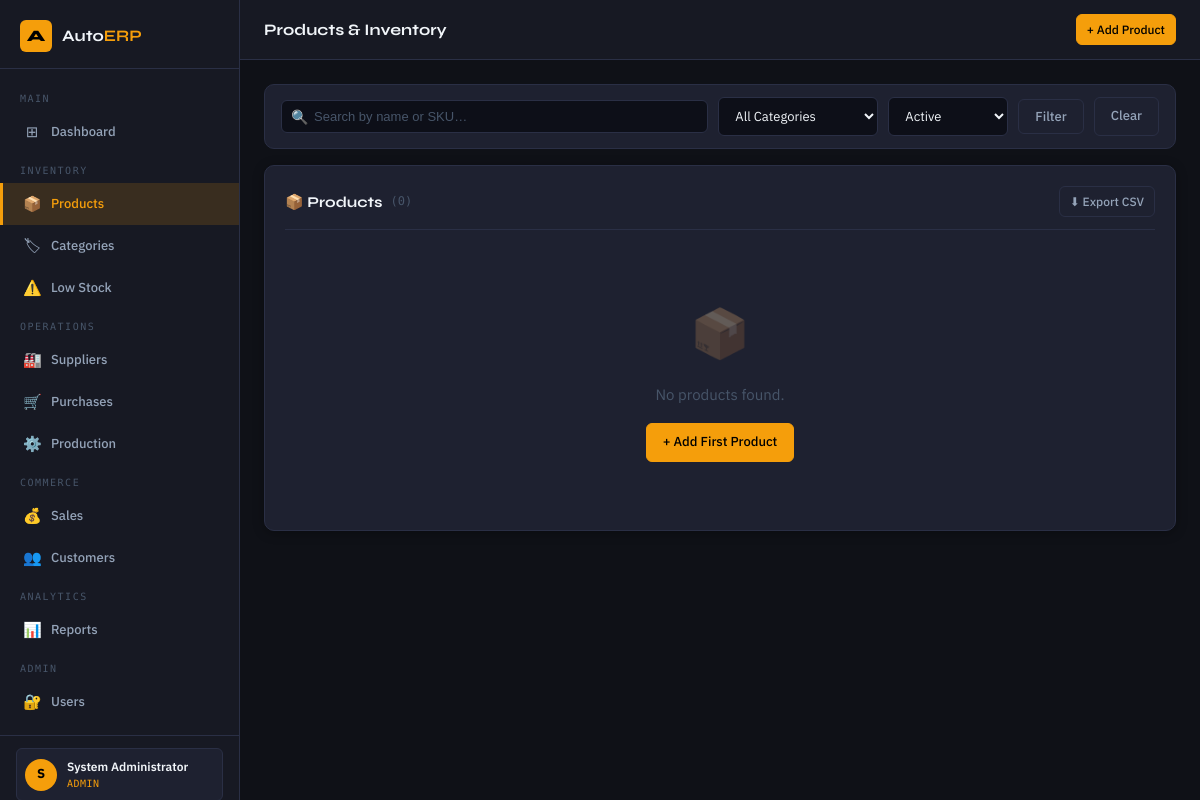
The page /inventory/ (signed in) on the database its author committed.
### tables this page shows
CREATE TABLE users (
    id          INTEGER PRIMARY KEY AUTOINCREMENT,
    username    TEXT UNIQUE NOT NULL,
    email       TEXT UNIQUE NOT NULL,
    full_name   TEXT NOT NULL,
    password_hash TEXT NOT NULL,
    role        TEXT NOT NULL DEFAULT 'staff',
    is_active   INTEGER NOT NULL DEFAULT 1,
    last_login  TEXT,
    created_at  TEXT DEFAULT (datetime('now'))
);

### app/routes/inventory.py (the view)
@inventory_bp.route('/')
@login_required
def index():
    page       = request.args.get('page', 1, type=int)
    search     = request.args.get('search', '')
    cat_filter = request.args.get('category', '')
    status_f   = request.args.get('status', 'active')
    db   = get_db()
    cats = db.execute('SELECT * FROM categories ORDER BY name').fetchall()
    sql  = '''SELECT p.*,c.name AS cat_name FROM products p
              JOIN categories c ON c.id=p.category_id WHERE 1=1'''
    args = []
    if status_f == 'active':   sql += ' AND p.is_active=1'
    elif status_f == 'inactive': sql += ' AND p.is_active=0'
    if search:
        sql += ' AND (p.name LIKE ? OR p.sku LIKE ?)'
        args += [f'%{search}%', f'%{search}%']
    if cat_filter:
        sql += ' AND p.category_id=?'
        args.append(int(cat_filter))
    sql += ' ORDER BY p.name'
    rows = db.execute(sql, args).fetchall()
    db.close()
    products = _paginate([dict(r) for r in rows], page)
    return render_template('inventory/index.html',
        products=products, categories=[dict(c) for c in cats],
        search=search, category_id=cat_filter, status_filter=status_f)

### app/auth_helpers.py (called while the page is built)
def login_required(f):
    @wraps(f)
    def decorated(*args, **kwargs):
        if 'user_id' not in session:
            flash('Please log in to access this page.', 'warning')
            return redirect(url_for('auth.login'))
        return f(*args, **kwargs)
    return decorated

def get_current_user():
    uid = session.get('user_id')
    if not uid:
        return None
    db = get_db()
    user = db.execute('SELECT * FROM users WHERE id=?', (uid,)).fetchone()
    db.close()
    return dict(user) if user else None

### app/database.py (called while the page is built)
def get_db():
    conn = sqlite3.connect(DB_PATH)
    conn.row_factory = sqlite3.Row
    conn.execute("PRAGMA foreign_keys = ON")
    return conn

### app/routes/inventory.py (called while the page is built)
def _paginate(query_rows, page, per_page=PER_PAGE):
    total = len(query_rows)
    items = query_rows[(page-1)*per_page : page*per_page]
    pages = max(1, (total + per_page - 1) // per_page)
    return _Page(items, total, page, pages, per_page)

### app/templates/inventory/index.html (shortened to what this page needs)
{% extends "base.html" %}
{% block page_title %}Products &amp; Inventory{% endblock %}
{% block topbar_actions %}
  {% if current_user and current_user.role in ('admin','manager') %}
    <a href="{{ url_for('inventory.add_product') }}" class="btn btn-primary btn-sm">+ Add Product</a>
  {% endif %}
{% endblock %}
{% block content %}
<form method="GET">
  <div class="filter-bar">
    <div class="search-input-wrap">
      <span class="search-icon">🔍</span>
      <input type="text" name="search" class="search-input" placeholder="Search by name or SKU…" value="{{ search }}">
    </div>
    <select name="category" class="form-control" style="width:160px">
      <option value="">All Categories</option>
    </select>
    <select name="status" class="form-control" style="width:120px">
      <option value="active"   {% if status_filter=='active'   %}selected{% endif %}>Active</option>
    </select>
    <button type="submit" class="btn btn-secondary">Filter</button>
    <a href="{{ url_for('inventory.index') }}" class="btn btn-secondary">Clear</a>
  </div>
</form>
<div class="card">
  <div class="card-header">
    <div class="card-title">📦 Products <span style="font-family:var(--font-mono);font-size:12px;color:var(--text-muted);font-weight:400">({{ products.total }})</span></div>
    <a href="{{ url_for('reports.inventory_report') }}?export=csv" class="btn btn-secondary btn-sm">⬇ Export CSV</a>
  </div>
  {% if products.items %}
  <div class="table-wrapper">
    <table>
      <thead>
        <tr><th>SKU</th><th>Product Name</th><th>Category</th><th>Unit</th><th>Qty</th><th>Cost</th><th>Price</th><th>Value</th><th>Status</th><th>Actions</th></tr>
      </thead>
      <tbody>
        {% for p in products.items %}
        <tr>
          <td><span class="sku">{{ p.sku }}</span></td>
          <td><a href="{{ url_for('inventory.view_product', pid=p.id) }}" style="color:var(--text-primary);font-weight:500">{{ p.name }}</a></td>
          <td>{{ p.cat_name }}</td>
          <td class="mono">{{ p.unit }}</td>
          <td>
            <span class="badge {% if p.quantity == 0 %}badge-danger{% elif p.quantity <= p.low_stock_threshold %}badge-warning{% else %}badge-success{% endif %}">
              {{ p.quantity }}
            </span>
          </td>
          <td class="mono">₹{{ "{:,.2f}".format(p.cost_price) }}</td>
          <td class="mono">₹{{ "{:,.2f}".format(p.selling_price) }}</td>
          <td class="mono text-accent">₹{{ "{:,.0f}".format(p.quantity * p.cost_price) }}</td>
          <td><span class="badge {{ 'badge-success' if p.is_active else 'badge-muted' }}">{{ 'Active' if p.is_active else 'Inactive' }}</span></td>
          <td>
            <div style="display:flex;gap:4px">
              <a href="{{ url_for('inventory.view_product', pid=p.id) }}" class="btn btn-sm btn-secondary">👁</a>
              {% if current_user and current_user.role in ('admin','manager') %}
                <a href="{{ url_for('inventory.edit_product', pid=p.id) }}" class="btn btn-sm btn-info">✏️</a>
                {% if current_user.role == 'admin' %}
                  <button class="btn btn-sm btn-danger"
                    data-post-url="{{ url_for('inventory.delete_product', pid=p.id) }}"
                    data-confirm="Deactivate '{{ p.name }}'?">🗑</button>
                {% endif %}
              {% endif %}
            </div>
          </td>
        </tr>
        {% endfor %}
      </tbody>
    </table>
  </div>
  {% if products.pages > 1 %}
  <div class="pagination">
    {% if products.has_prev %}
      <a href="{{ url_for('inventory.index', page=products.prev_num, search=search, category=category_id, status=status_filter) }}" class="page-link">‹ Prev</a>
    {% endif %}
    {% for pn in range(1, products.pages+1) %}
      <a href="{{ url_for('inventory.index', page=pn, search=search, category=category_id, status=status_filter) }}"
         class="page-link {{ 'active' if pn == products.page else '' }}">{{ pn }}</a>
    {% endfor %}
    {% if products.has_next %}
      <a href="{{ url_for('inventory.index', page=products.next_num, search=search, category=category_id, status=status_filter) }}" class="page-link">Next ›</a>
    {% endif %}
  </div>
  {% endif %}
  {% else %}
  <div class="empty-state">
    <div class="empty-state-icon">📦</div>
    <div class="empty-state-text">No products found.</div>
    {% if current_user and current_user.role in ('admin','manager') %}
      <a href="{{ url_for('inventory.add_product') }}" class="btn btn-primary">+ Add First Product</a>
    {% endif %}
  </div>
  {% endif %}
</div>
{% endblock %}

### app/templates/base.html (shortened to what this page needs)
<!DOCTYPE html>
<html lang="en">
<head>
  <link rel="stylesheet" href="{{ url_for('static', filename='css/main.css') }}">
</head>
<body>
<div class="layout">
  <aside class="sidebar">
    <div class="sidebar-brand">
      <div class="sidebar-logo">A</div>
      <div class="sidebar-brand-name">Auto<span>ERP</span></div>
    </div>
    <nav class="sidebar-nav">
      <div class="nav-section-label">Main</div>
      <a class="nav-item" href="{{ url_for('dashboard.index') }}">
        <span class="nav-icon">⊞</span> Dashboard
      </a>
      <div class="nav-section-label">Inventory</div>
      <a class="nav-item" href="{{ url_for('inventory.index') }}">
        <span class="nav-icon">📦</span> Products
      </a>
      <a class="nav-item" href="{{ url_for('inventory.categories') }}">
        <span class="nav-icon">🏷</span> Categories
      </a>
      <a class="nav-item" href="{{ url_for('inventory.low_stock') }}">
        <span class="nav-icon">⚠️</span> Low Stock
      </a>
      <div class="nav-section-label">Operations</div>
      <a class="nav-item" href="{{ url_for('suppliers.index') }}">
        <span class="nav-icon">🏭</span> Suppliers
      </a>
      <a class="nav-item" href="{{ url_for('purchases.index') }}">
        <span class="nav-icon">🛒</span> Purchases
      </a>
      <a class="nav-item" href="{{ url_for('production.index') }}">
        <span class="nav-icon">⚙️</span> Production
      </a>
      <div class="nav-section-label">Commerce</div>
      <a class="nav-item" href="{{ url_for('sales.index') }}">
        <span class="nav-icon">💰</span> Sales
      </a>
      <a class="nav-item" href="{{ url_for('sales.customers') }}">
        <span class="nav-icon">👥</span> Customers
      </a>
      <div class="nav-section-label">Analytics</div>
      <a class="nav-item" href="{{ url_for('reports.index') }}">
        <span class="nav-icon">📊</span> Reports
      </a>
      {% if current_user and current_user.role == 'admin' %}
      <div class="nav-section-label">Admin</div>
      <a class="nav-item" href="{{ url_for('auth.users') }}">
        <span class="nav-icon">🔐</span> Users
      </a>
      {% endif %}
    </nav>
    <div class="sidebar-footer">
      {% if current_user %}
      <div class="sidebar-user">
        <div class="sidebar-user-avatar">{{ current_user.full_name[0].upper() }}</div>
        <div class="sidebar-user-info">
          <div class="sidebar-user-name">{{ current_user.full_name }}</div>
          <div class="sidebar-user-role">{{ current_user.role }}</div>
        </div>
      </div>
      {% endif %}
    </div>
  </aside>
  <div class="main-content">
    <header class="topbar">
      <div class="topbar-title">{% block page_title %}{% endblock %}</div>
      <div class="topbar-actions">{% block topbar_actions %}{% endblock %}</div>
    </header>
    <main class="page-content">
      {% block content %}{% endblock %}
    </main>
  </div>
</div>
</body>
</html>

### rows shown on the page
users: full_name "S", full_name "System Administrator", role "ADMIN"

### other values the page prints
{{ products.total }} "0"
